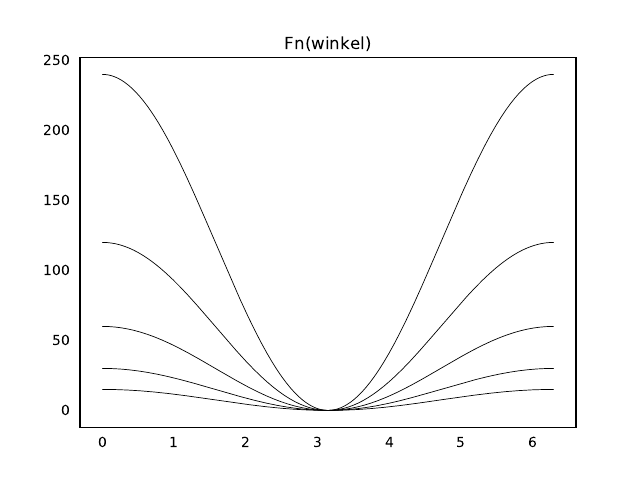

Write the Python code that produced this figure.
import matplotlib.pyplot as plt
import numpy as np

g = 10
m = 1
m2 = 2
m3 = 0.5
m4 = 4
m5 = 0.25

x = np.linspace(0, 2*np.pi, 10000)
y = 3*m*g*(1+np.cos(x))
z = 3*m2*g*(1+np.cos(x))
a = 3*m3*g*(1+np.cos(x))
b = 3*m4*g*(1+np.cos(x))
c = 3*m5*g*(1+np.cos(x))

fig = plt.figure()
plt.plot(x, y, linewidth=0.5, color="black")
plt.plot(x, z, linewidth=0.5, color="black")
plt.plot(x, a, linewidth=0.5, color="black")
plt.plot(x, b, linewidth=0.5, color="black")
plt.plot(x, c, linewidth=0.5, color="black")
plt.tick_params(bottom=False, left=False)
plt.title('Fn(winkel)')
plt.savefig('s5_3.pdf')
print(y)
plt.show()
